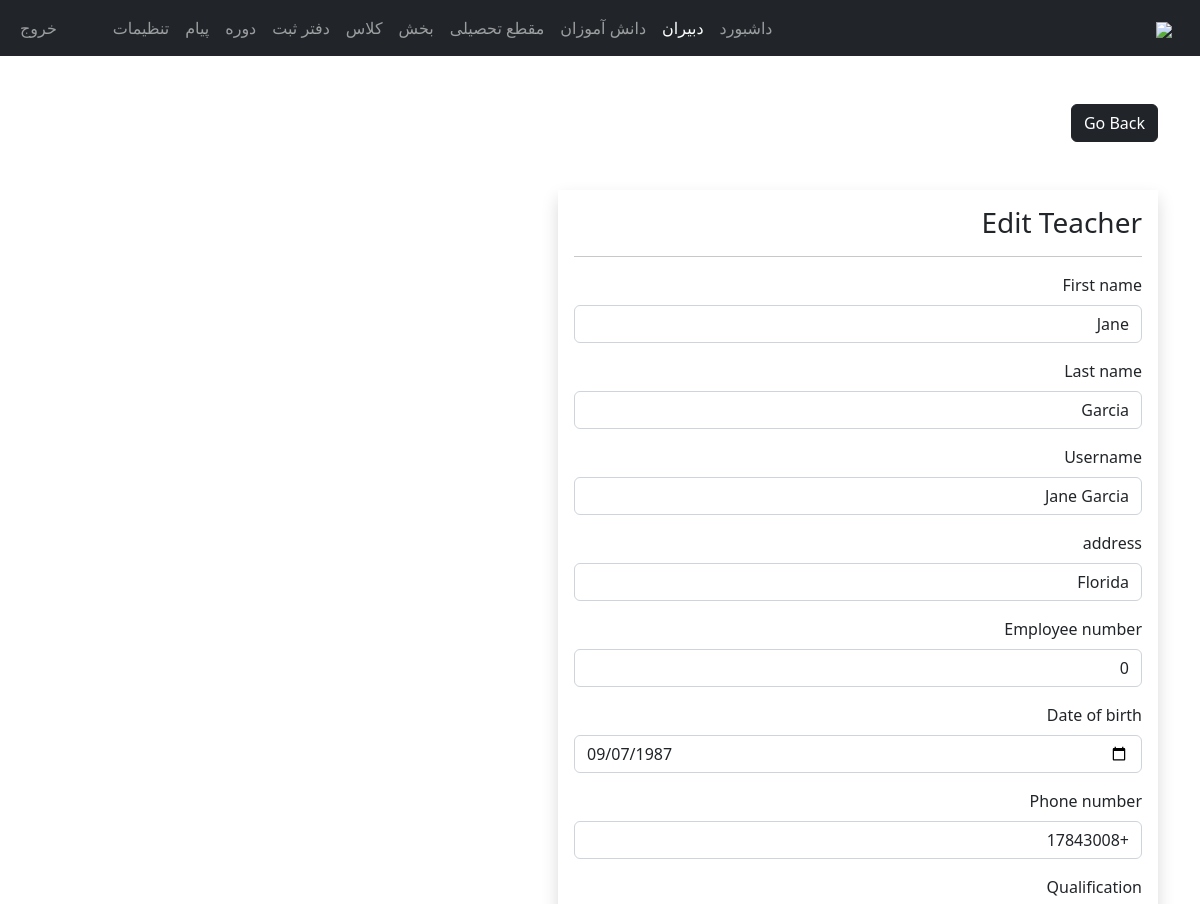
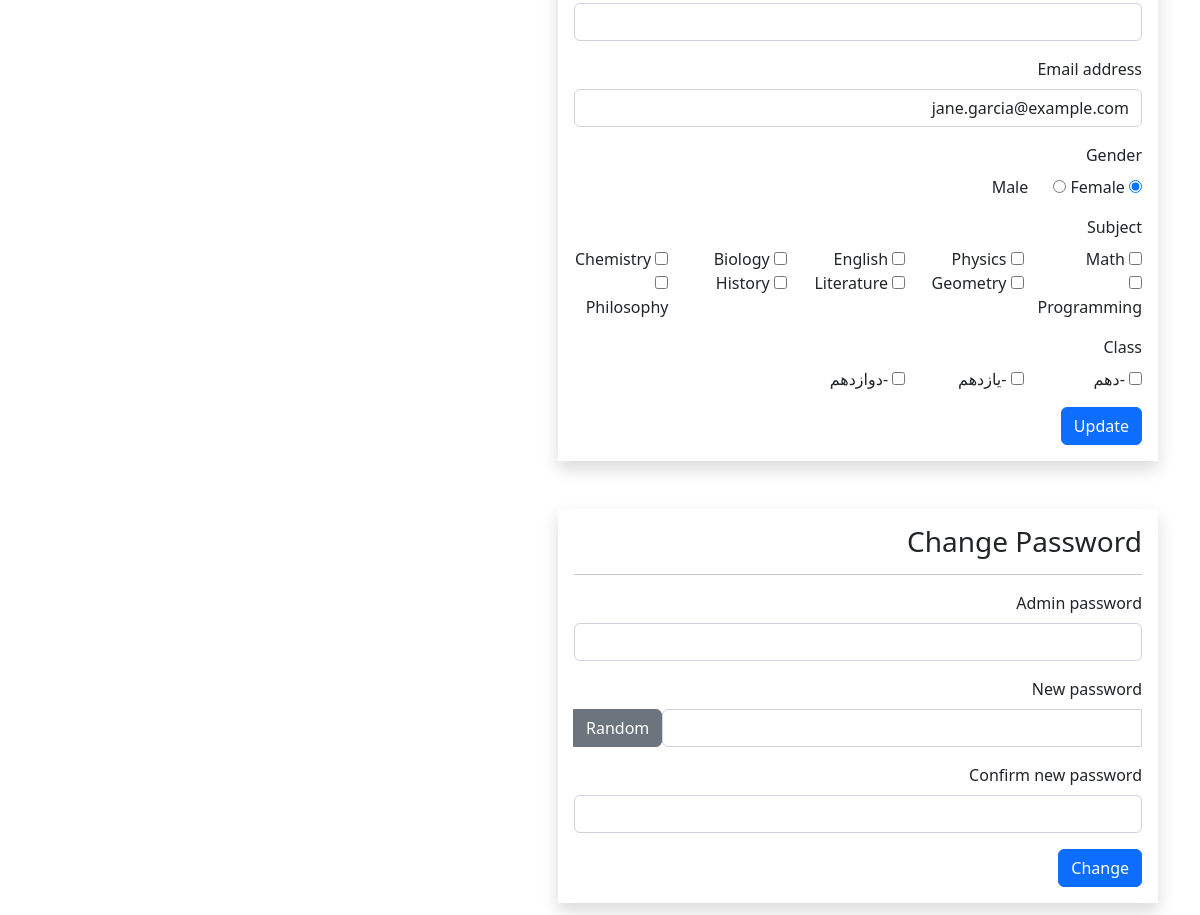
Page /admin/teacher-edit.php?teacher_id=51 (signed in) on the committed database (2 pictures, top to bottom).
### tables this page shows
CREATE TABLE `teachers` (
  `teacher_id` int(11) NOT NULL,
  `username` varchar(127) NOT NULL,
  `password` varchar(255) NOT NULL,
  `class` varchar(31) NOT NULL,
  `fname` varchar(127) NOT NULL,
  `lname` varchar(127) NOT NULL,
  `subjects` varchar(31) NOT NULL,
  `address` varchar(31) NOT NULL,
  `employee_number` int(11) NOT NULL,
  `date_of_birth` date DEFAULT NULL,
  `phone_number` varchar(31) NOT NULL,
  `qualification` varchar(127) NOT NULL,
  `gender` varchar(7) NOT NULL,
  `email_address` varchar(255) NOT NULL,
  `date_of_joined` datetime NOT NULL DEFAULT current_timestamp()
);

CREATE TABLE `subjects` (
  `subject_id` int(11) NOT NULL,
  `subject` varchar(31) NOT NULL,
  `subject_code` varchar(31) NOT NULL,
  `grade` int(11) NOT NULL
);

CREATE TABLE `class` (
  `class_id` int(11) NOT NULL,
  `grade` int(11) NOT NULL,
  `section` int(11) NOT NULL
);

CREATE TABLE `grades` (
  `grade_id` int(11) NOT NULL,
  `grade` varchar(31) NOT NULL,
  `grade_code` varchar(7) NOT NULL
);

### admin/data/teacher.php (called while the page is built, shortened)
<?php
function getTeacherById($teacher_id, $conn){
   $sql = "SELECT * FROM teachers
           WHERE teacher_id=?";
   $stmt = $conn->prepare($sql);
   $stmt->execute([$teacher_id]);
   if ($stmt->rowCount() == 1) {
     $teacher = $stmt->fetch();
     return $teacher;
   }else {
    return 0;
   }
}

### admin/data/subject.php (called while the page is built, shortened)
<?php
function getAllSubjects($conn){
   $sql = "SELECT * FROM subjects";
   $stmt = $conn->prepare($sql);
   $stmt->execute();
   if ($stmt->rowCount() >= 1) {
     $subjects = $stmt->fetchAll();
     return $subjects;
   }else {
   	return 0;
   }
}
 ?>

### admin/data/class.php (called while the page is built, shortened)
<?php
function getAllClasses($conn){
   $sql = "SELECT * FROM class";
   $stmt = $conn->prepare($sql);
   $stmt->execute();
   if ($stmt->rowCount() >= 1) {
     $classes = $stmt->fetchAll();
     return $classes;
   }else {
    return 0;
   }
}

### admin/data/grade.php (called while the page is built, shortened)
<?php
function getGradeById($grade_id, $conn){
   $sql = "SELECT * FROM grades
           WHERE grade_id=?";
   $stmt = $conn->prepare($sql);
   $stmt->execute([$grade_id]);
   if ($stmt->rowCount() == 1) {
     $grade = $stmt->fetch();
     return $grade;
   }else {
    return 0;
   }
}

### admin/teacher-edit.php (the view, shortened to what this page needs)
<?php
if (
  isset($_SESSION['admin_id']) &&
  isset($_SESSION['role'])     &&
  isset($_GET['teacher_id'])
) {
  if ($_SESSION['role'] == 'Admin') {
    include "../DB_connection.php";
    include "data/subject.php";
    include "data/grade.php";
    include "data/section.php";
    include "data/class.php";
    include "data/teacher.php";
    $subjects = getAllSubjects($conn);
    $classes  = getAllClasses($conn);
    $teacher_id = $_GET['teacher_id'];
    $teacher = getTeacherById($teacher_id, $conn);
?>
    <!DOCTYPE html>
    <html lang="fa" dir="rtl">
    <head>
      <link rel="stylesheet" href="https://cdn.jsdelivr.net/npm/bootstrap@5.2.0/dist/css/bootstrap.min.css">
      <link rel="stylesheet" href="../css/style.css">
      <link rel="stylesheet" href="https://cdnjs.cloudflare.com/ajax/libs/font-awesome/4.7.0/css/font-awesome.min.css">
    </head>
    <body>
      <?php
      include "inc/navbar.php";
      ?>
      <div class="container mt-5">
        <a href="teacher.php" class="btn btn-dark">Go Back</a>
        <form method="post" class="shadow p-3 mt-5 form-w" action="req/teacher-edit.php">
          <h3>Edit Teacher</h3>
          <hr>
          <div class="mb-3">
            <label class="form-label">First name</label>
            <input type="text" class="form-control" value="<?= $teacher['fname'] ?>" name="fname">
          </div>
          <div class="mb-3">
            <label class="form-label">Last name</label>
            <input type="text" class="form-control" value="<?= $teacher['lname'] ?>" name="lname">
          </div>
          <div class="mb-3">
            <label class="form-label">Username</label>
            <input type="text" class="form-control" value="<?= $teacher['username'] ?>" name="username">
          </div>
          <div class="mb-3">
            <label class="form-label">address</label>
            <input type="text" class="form-control" value="<?= $teacher['address'] ?>" name="address">
          </div>
          <div class="mb-3">
            <label class="form-label">Employee number</label>
            <input type="text" class="form-control" value="<?= $teacher['employee_number'] ?>" name="employee_number">
          </div>
          <div class="mb-3">
            <label class="form-label">Date of birth</label>
            <input type="date" class="form-control" value="<?= $teacher['date_of_birth'] ?>" name="date_of_birth">
          </div>
          <div class="mb-3">
            <label class="form-label">Phone number</label>
            <input type="text" class="form-control" value="<?= $teacher['phone_number'] ?>" name="phone_number">
          </div>
          <div class="mb-3">
            <label class="form-label">Qualification</label>
            <input type="text" class="form-control" value="<?= $teacher['qualification'] ?>" name="qualification">
          </div>
          <div class="mb-3">
            <label class="form-label">Email address</label>
            <input type="text" class="form-control" value="<?= $teacher['email_address'] ?>" name="email_address">
          </div>
          <div class="mb-3">
            <label class="form-label">Gender</label><br>
            <input type="radio" value="Male" <?php if ($teacher['gender'] == 'Male') echo 'checked';  ?> name="gender"> Male
            &nbsp;&nbsp;&nbsp;&nbsp;
            <input type="radio" value="Female" <?php if ($teacher['gender'] == 'Female') echo 'checked';  ?> name="gender"> Female
          </div>
          <div class="mb-3">
            <label class="form-label">Subject</label>
            <div class="row row-cols-5">
              <?php
              foreach ($subjects as $subject) {
                $checked = 0;
              ?>
                <div class="col">
                  <input type="checkbox" name="subjects[]" <?php if ($checked) echo "checked"; ?> value="<?= $subject['subject_id'] ?>">
                  <?= $subject['subject'] ?>
                </div>
              <?php } ?>
            </div>
          </div>
          <div class="mb-3">
            <label class="form-label">Class</label>
            <div class="row row-cols-5">
              <?php
              foreach ($classes as $class) {
                $checked = 0;
                $grade = getGradeById($class['class_id'], $conn);
              ?>
                <div class="col">
                  <input type="checkbox" name="classes[]" <?php if ($checked) echo "checked"; ?> value="<?= $grade['grade_id'] ?>">
                  <?= $grade['grade_code'] ?>-<?= $grade['grade'] ?>
                </div>
              <?php } ?>
            </div>
          </div>
          <button type="submit" class="btn btn-primary">
            Update</button>
        </form>
        <form method="post" class="shadow p-3 my-5 form-w" action="req/teacher-change.php" id="change_password">
          <h3>Change Password</h3>
          <hr>
          <div class="mb-3">
            <div class="mb-3">
              <label class="form-label">Admin password</label>
              <input type="password" class="form-control" name="admin_pass">
            </div>
            <label class="form-label">New password </label>
            <div class="input-group mb-3">
              <input type="text" class="form-control" name="new_pass" id="passInput">
              <button class="btn btn-secondary" id="gBtn">
                Random</button>
            </div>
          </div>
          <div class="mb-3">
            <label class="form-label">Confirm new password </label>
            <input type="text" class="form-control" name="c_new_pass" id="passInput2">
          </div>
          <button type="submit" class="btn btn-primary">
            Change</button>
        </form>
      </div>
    </body>
    </html>
<?php
  } else {
    header("Location: teacher.php");
    exit;
  }
} else {
  header("Location: teacher.php");
  exit;
}
?>

### css/style.css (style rules this page uses)
.form-w { max-width: 600px; width: 100%; }

### rows in the picture
teachers: fname "Jane", lname "Garcia", username "Jane Garcia", address "Florida", employee_number "0", date_of_birth "09/07/1987", phone_number "+17843008", email_address "jane.garcia@example.com", gender "☑"
subjects: subject "Math"
subjects: subject "Physics"
subjects: subject "English"
subjects: subject "Biology"
subjects: subject "Chemistry"
subjects: subject "Programming"
subjects: subject "Geometry"
subjects: subject "Literature"
subjects: subject "History"
subjects: subject "Philosophy"
class: grades.grade "دهم"
class: grades.grade "یازدهم"
class: grades.grade "دوازدهم"
